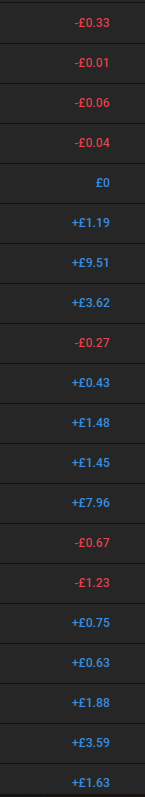
#> input picture Screenshot 2023-08-21 184610.png, 145 x 797 px
$ python test.py
#> lines starting #> are read from the running program, lines starting #| are printed output that depends on the picture
# # import pandas as pd
# # import numpy as np

# # data = pd.read_csv('TSLA.csv')
# # data["Gradient"] = (data["Open"] - data["Close"]) / 2

# # # Find the days where the gradient is zero
# # flat_days = data[data["Gradient"] == 0]

# # # Print the flat days
# # print(flat_days)
# import pandas as pd
# import matplotlib.pyplot as plt
# import numpy as np

# # # Load the data from a CSV file (replace 'data.csv' with your file path)
# # data = pd.read_csv('TSLA.csv')

# # # Extract relevant columns
# # dates = pd.to_datetime(data['Date'])
# # highs = data['High']
# # lows = data['Low']

# # # Calculate gradients
# # def calculate_gradients(data_series):
# #     return np.gradient(data_series)

# # gradient_highs = calculate_gradients(highs)
# # gradient_lows = calculate_gradients(lows)

# # # Set a threshold for the gradient to identify peaks and valleys
# # gradient_threshold = 0.1  # Adjust this value as needed

# # # Find the indices where gradient is near zero for peaks (positive gradient) and valleys (negative gradient)
# # peak_indices = np.where(np.abs(gradient_highs) < gradient_threshold)[0]
# # valley_indices = np.where(np.abs(gradient_lows) < gradient_threshold)[0]

# # # Create DataFrames for peaks and valleys
# # peak_data = pd.DataFrame({'Date': dates.iloc[peak_indices], 'High_Peak': highs.iloc[peak_indices]})
# # valley_data = pd.DataFrame({'Date': dates.iloc[valley_indices], 'Low_Valley': lows.iloc[valley_indices]})

# # # Merge peak and valley DataFrames on 'Date'
# # peaks_and_valleys = pd.merge(peak_data, valley_data, on='Date', how='outer')

# # # Save the peaks and valleys data to a CSV file
# # peaks_and_valleys.to_csv('peaks_and_valleys.csv', index=False)

# # print("Peaks and valleys data saved to 'peaks_and_valleys.csv'")


# # Load the data from a CSV file
# import pandas as pd
# import numpy as np
# import matplotlib.pyplot as plt


# # Load the data from a CSV file (replace 'data.csv' with your file path)
# data = pd.read_csv('TSLA.csv')


# dates = pd.to_datetime(data['Date'])
# highs = data['High']
# lows = data['Low']

# first_derivative_high = np.gradient(highs)


# peak_indices = np.where((first_derivative_high[:-1] > 0) & (first_derivative_high[1:] < 0))[0] + 1
# valley_indices = np.where((first_derivative_high[:-1] < 0) & (first_derivative_high[1:] > 0))[0] + 1

# # Create DataFrames for peaks and valleys
# peaks_data = pd.DataFrame({'Date': dates[peak_indices], 'Type': 'Peak', 'Price': highs[peak_indices]})
# valleys_data = pd.DataFrame({'Date': dates[valley_indices], 'Type': 'Valley', 'Price': lows[valley_indices]})

# # Combine peaks and valleys data into one DataFrame
# peaks_valleys_data = pd.concat([peaks_data, valleys_data], ignore_index=True)

# # Sort the combined data by date
# peaks_valleys_data = peaks_valleys_data.sort_values(by='Date')

# # Format the dates as DD-MM-YYYY
# peaks_valleys_data['Date'] = peaks_valleys_data['Date'].dt.strftime('%d-%m-%Y')

# # Save peaks and valleys data to a CSV file
# peaks_valleys_data.to_csv('peaks_valleys_derivative.csv', index=False)

# # Plot the data and identified peaks/valleys
# plt.figure(figsize=(10, 6))
# plt.plot(dates, highs, label='Highs', color='blue')
# plt.plot(dates, lows, label='Lows', color='red')
# plt.scatter(dates[peak_indices], highs[peak_indices], color='purple', marker='^', label='Peaks')
# plt.scatter(dates[valley_indices], lows[valley_indices], color='brown', marker='v', label='Valleys')
# plt.xlabel('Date')
# plt.ylabel('Price')
# plt.title('Derivative Analysis and Peaks/Valleys')
# plt.legend()
# plt.xticks(rotation=45)
# plt.tight_layout()
# plt.show()
# import yfinance as yf

# msft = yf.Ticker("MSFT")
# data = yf.download('TSLA', start="2018-01-01", end="2023-08-21")

# from Levels import Levels
# lev = Levels('TSLA')
# price = lev.main()
# print(price)
import cv2
import pytesseract
import numpy as np

def calculate_total(image_path):
  """
  Calculates the total of the expression in the image.

  Args:
    image_path: The path to the image file.

  Returns:
    The total of the expression.
  """
#> called with image_path = 'Screenshot 2023-08-21 184610.png'

  # Read the image.
  image = cv2.imread(image_path)
#> image is the input picture: shape (797, 145, 3); mean B, G, R 40.1, 38.9, 38.9

  # Preprocess the image.
  image = cv2.threshold(image, 127, 255, cv2.THRESH_BINARY)[1]
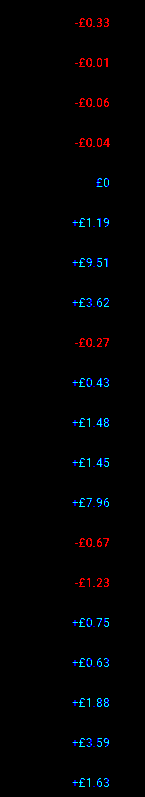
#> image: shape (797, 145, 3); mean B, G, R 3.2, 1.8, 1.6
  image = cv2.GaussianBlur(image, (5, 5), 0)
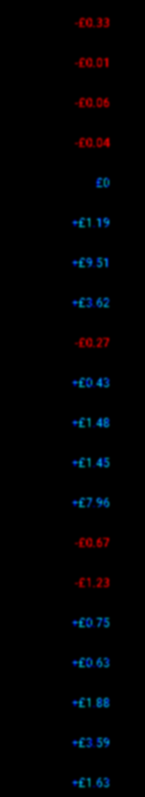
#> image: shape (797, 145, 3); mean B, G, R 3.2, 1.8, 1.6

  # Recognize the text.
#> (the run stopped early here; a loop or call above may not have finished)
